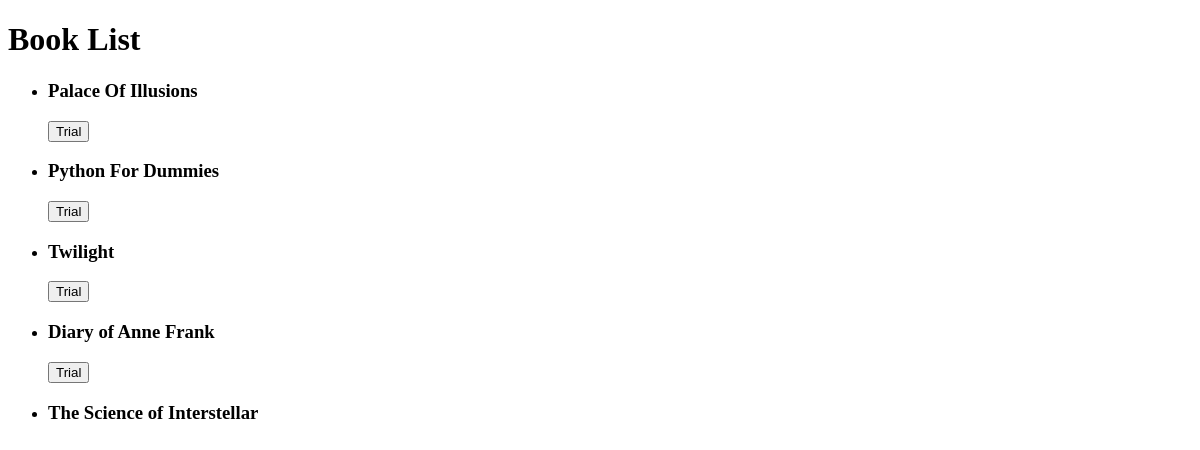
Before: / with the older database file.
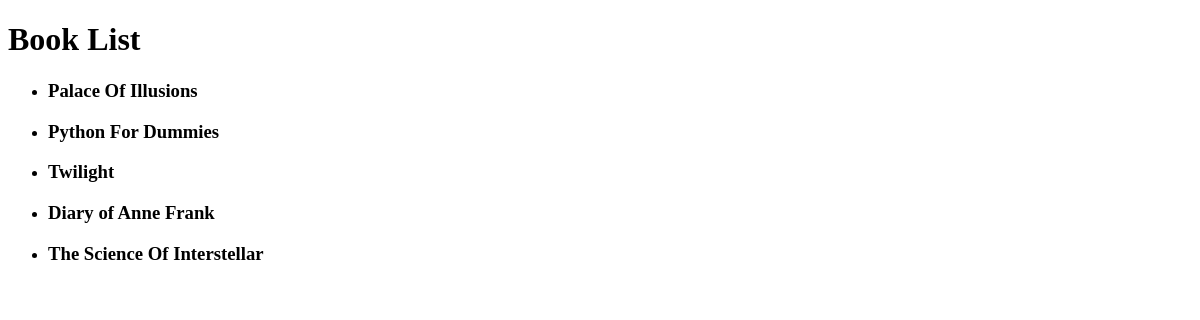
After: the same page with the newer database file.
### main/models.py (models this page shows, shortened)
class Book_List(models.Model):
    Db_Name = models.CharField(max_length=200)

class Book_Item(models.Model):
    key = models.ForeignKey(Book_List, on_delete=models.CASCADE)
    booktitle = models.CharField(max_length=500)
    cart_boolean = models.BooleanField()

### main/views.py (the view)
# urls.py: 2. Add a URL to urlpatterns:  path('', views.home, name='home')
def home(response):
    bl = Book_List.objects.get(id=1)
    return render(response, 'main/home.html', {"bl":bl})

### main/templates/main/home.html (shortened to what this page needs)
{% extends 'main/base.html' %}
{%block content%}
<form method='POST' action= "{% url 'addedtocart' %}">
    <h1>{{bl.Db_Name}}</h1>
    <ul>
        {% for item in bl.book_item_set.all %}
            <li>
                {% if item.cart_boolean == False %}
                    <h3>{{item.booktitle}}</h3>
                    <button name='c{{item.id}}' value='clicked'>Trial</button>
                {% elif item.cart_boolean == True %}
                    <h3>{{item.booktitle}}</h3>
                {% endif %}
            </li>
        {% endfor %}
    </ul>
</form>
{%endblock%}

### main/templates/main/base.html (shortened to what this page needs)
<!DOCTYPE html>
<html lang="en">
<head>
</head>
<body>
    <div id="content" name="content">
        {% block content %}
        {% endblock %}
    </div>
</body>
</html>

Changed rows visible on the page:
removed Book_Item: booktitle "The Science of Interstellar"
added Book_Item: booktitle "The Science Of Interstellar"
